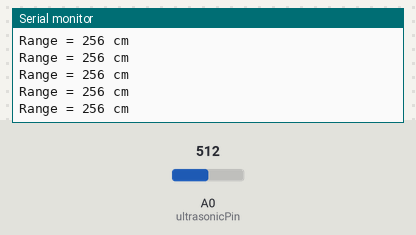
A sketch run on a simulated Arduino Uno, built with avr-gcc and run on an emulated ATmega328P. Parts: the last lines printed to the serial monitor. The test bench sets the inputs (shaded band); at power-on: A0 (ultrasonicPin) = 512.

Above: at 1.2 s.
1.3 s: A0 (ultrasonicPin) set to 716
At 1.31 s:
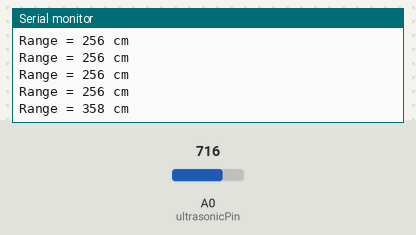
2.8 s: A0 (ultrasonicPin) set to 900
At 2.82 s:
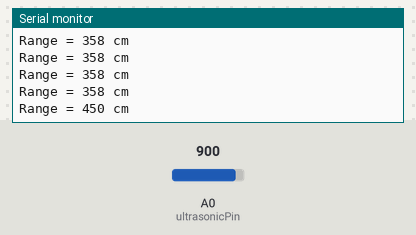
Timing chart, 0 to 5.8 s (numbered marks = the images above; inputs shaded):
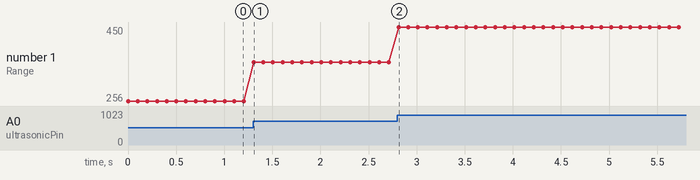

Measured:
- after the input at 1.3 s, the serial monitor: prints a new line at once (image 1)
- after the input at 2.8 s, the serial monitor: prints a new line at once (image 2)
- plotted number 1: 256 → 358 after the input at 1.3 s, 358 → 450 after the input at 2.8 s

The sketch:

Ultrasonic_Sensor.ino
```cpp
#include "ultrasonicAPI.h"

//const int anPin = 0;
//long anVolt, cm;


void setup() {
  Serial.begin(9600);
}

//void read_sensor(){
//  anVolt = analogRead(anPin);
//  cm = anVolt/2;
//}

//long getDistanceUsingUltrasonic() {
//const ulstrasonicPin = 0;
//  long voltageRead = analogRead(ulstrasonicPin);
//  long distanceInCentimeters = ulstrasonicPin / 2;
//  return distanceInCentimeters;
//}

void print_range(){
  Serial.print("Range = ");
  Serial.print(getDistanceUsingUltrasonic());
  Serial.print(" cm ");
  Serial.print('\n');
}

void loop() {
//  read_sensor();
  print_range();
  delay(100);
}
```

ultrasonicAPI.h
```cpp
// Distance using Maxbotics Ultrasonic Sensors

#ifndef ULTRASONIC_API
#define ULTRASONIC_API

long getDistanceUsingUltrasonic() {
  const int ultrasonicPin = 0;
  long voltageRead = analogRead(ultrasonicPin);
  long distanceInCentimeters = voltageRead / 2;
  return distanceInCentimeters;
}

#endif
```
